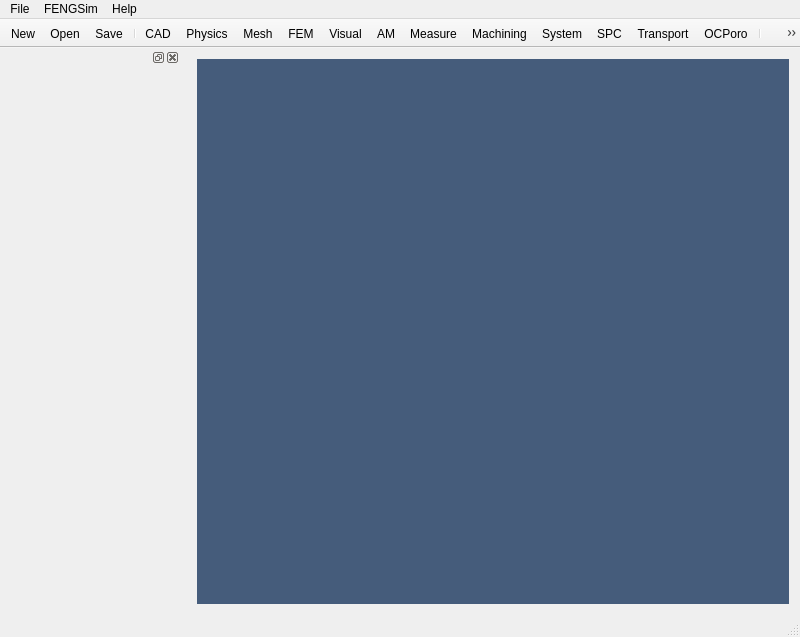
<?xml version="1.0" encoding="UTF-8"?>
<ui version="4.0">
 <class>MainWindow</class>
 <widget class="QMainWindow" name="MainWindow">
  <property name="geometry">
   <rect>
    <x>0</x>
    <y>0</y>
    <width>800</width>
    <height>637</height>
   </rect>
  </property>
  <property name="minimumSize">
   <size>
    <width>800</width>
    <height>637</height>
   </size>
  </property>
  <property name="font">
   <font>
    <pointsize>10</pointsize>
   </font>
  </property>
  <property name="windowTitle">
   <string>FENGSim</string>
  </property>
  <property name="windowIcon">
   <iconset resource="MainWindow.qrc">
    <normaloff>:/main_wind/figure/main_wind/Fengsim_logo_about.png</normaloff>:/main_wind/figure/main_wind/Fengsim_logo_about.png</iconset>
  </property>
  <property name="windowOpacity">
   <double>1.000000000000000</double>
  </property>
  <property name="styleSheet">
   <string notr="true">QWindow {height: 600; width: 800;}</string>
  </property>
  <widget class="OCCWidget" name="centralWidget">
   <property name="styleSheet">
    <string notr="true">margin: 0px;</string>
   </property>
   <layout class="QVBoxLayout" name="verticalLayout">
    <item>
     <widget class="QMdiArea" name="mdiArea">
      <property name="enabled">
       <bool>false</bool>
      </property>
      <property name="autoFillBackground">
       <bool>false</bool>
      </property>
      <property name="styleSheet">
       <string notr="true">margin: 0px; padding: 0px; background-color: rgb(69, 92, 123);</string>
      </property>
      <property name="lineWidth">
       <number>0</number>
      </property>
      <property name="background">
       <brush brushstyle="SolidPattern">
        <color alpha="255">
         <red>69</red>
         <green>92</green>
         <blue>123</blue>
        </color>
       </brush>
      </property>
     </widget>
    </item>
   </layout>
  </widget>
  <widget class="QMenuBar" name="menuBar">
   <property name="geometry">
    <rect>
     <x>0</x>
     <y>0</y>
     <width>800</width>
     <height>28</height>
    </rect>
   </property>
   <property name="sizePolicy">
    <sizepolicy hsizetype="Preferred" vsizetype="Preferred">
     <horstretch>0</horstretch>
     <verstretch>0</verstretch>
    </sizepolicy>
   </property>
   <property name="focusPolicy">
    <enum>Qt::NoFocus</enum>
   </property>
   <property name="autoFillBackground">
    <bool>true</bool>
   </property>
   <widget class="QMenu" name="menuFile">
    <property name="title">
     <string>File</string>
    </property>
    <addaction name="actionNew"/>
    <addaction name="actionOpen"/>
    <addaction name="actionSave"/>
   </widget>
   <widget class="QMenu" name="menuFENGSim">
    <property name="title">
     <string>FENGSim</string>
    </property>
    <widget class="QMenu" name="menuView">
     <property name="font">
      <font>
       <pointsize>10</pointsize>
      </font>
     </property>
     <property name="title">
      <string>View</string>
     </property>
     <property name="icon">
      <iconset resource="MainWindow.qrc">
       <normaloff>:/main_wind/figure/main_wind/direction.png</normaloff>:/main_wind/figure/main_wind/direction.png</iconset>
     </property>
     <addaction name="actionAxo"/>
     <addaction name="actionFront"/>
     <addaction name="actionBack"/>
     <addaction name="actionLeft"/>
     <addaction name="actionRight"/>
     <addaction name="actionTop"/>
     <addaction name="actionBottom"/>
     <addaction name="actionFit"/>
    </widget>
    <addaction name="actionCAD"/>
    <addaction name="actionPhysics"/>
    <addaction name="actionMesh"/>
    <addaction name="actionSolver"/>
    <addaction name="actionVisual"/>
    <addaction name="menuView"/>
    <addaction name="separator"/>
    <addaction name="actionAdditiveManufacturing"/>
    <addaction name="actionMeasure"/>
    <addaction name="actionMachining"/>
    <addaction name="actionSystem"/>
    <addaction name="actionSPC"/>
   </widget>
   <widget class="QMenu" name="menuAbout">
    <property name="title">
     <string>Help</string>
    </property>
    <addaction name="actionAbout"/>
   </widget>
   <addaction name="menuFile"/>
   <addaction name="menuFENGSim"/>
   <addaction name="menuAbout"/>
  </widget>
  <widget class="QStatusBar" name="statusBar"/>
  <widget class="QToolBar" name="toolBar">
   <property name="enabled">
    <bool>true</bool>
   </property>
   <property name="sizePolicy">
    <sizepolicy hsizetype="Fixed" vsizetype="Fixed">
     <horstretch>0</horstretch>
     <verstretch>0</verstretch>
    </sizepolicy>
   </property>
   <property name="contextMenuPolicy">
    <enum>Qt::DefaultContextMenu</enum>
   </property>
   <property name="windowTitle">
    <string>toolBar_3</string>
   </property>
   <property name="styleSheet">
    <string notr="true"/>
   </property>
   <property name="movable">
    <bool>false</bool>
   </property>
   <property name="allowedAreas">
    <set>Qt::TopToolBarArea</set>
   </property>
   <attribute name="toolBarArea">
    <enum>TopToolBarArea</enum>
   </attribute>
   <attribute name="toolBarBreak">
    <bool>false</bool>
   </attribute>
   <addaction name="actionNew"/>
   <addaction name="actionOpen"/>
   <addaction name="actionSave"/>
   <addaction name="separator"/>
   <addaction name="actionCAD"/>
   <addaction name="actionPhysics"/>
   <addaction name="actionMesh"/>
   <addaction name="actionSolver"/>
   <addaction name="actionVisual"/>
   <addaction name="actionAdditiveManufacturing"/>
   <addaction name="actionMeasure"/>
   <addaction name="actionMachining"/>
   <addaction name="actionSystem"/>
   <addaction name="actionSPC"/>
   <addaction name="actionTransport"/>
   <addaction name="actionOCPoro"/>
   <addaction name="separator"/>
   <addaction name="actionAbout"/>
   <addaction name="actionElbows"/>
   <addaction name="actionRiveting"/>
  </widget>
  <widget class="QDockWidget" name="dockWidget">
   <property name="minimumSize">
    <size>
     <width>180</width>
     <height>420</height>
    </size>
   </property>
   <property name="maximumSize">
    <size>
     <width>180</width>
     <height>420</height>
    </size>
   </property>
   <property name="font">
    <font>
     <pointsize>10</pointsize>
    </font>
   </property>
   <property name="floating">
    <bool>true</bool>
   </property>
   <property name="features">
    <set>QDockWidget::AllDockWidgetFeatures</set>
   </property>
   <property name="allowedAreas">
    <set>Qt::NoDockWidgetArea</set>
   </property>
   <attribute name="dockWidgetArea">
    <number>1</number>
   </attribute>
   <widget class="QWidget" name="dockWidgetContents">
    <property name="styleSheet">
     <string notr="true"/>
    </property>
    <layout class="QVBoxLayout" name="verticalLayout_2">
     <property name="spacing">
      <number>0</number>
     </property>
     <property name="sizeConstraint">
      <enum>QLayout::SetNoConstraint</enum>
     </property>
     <property name="leftMargin">
      <number>0</number>
     </property>
     <property name="topMargin">
      <number>0</number>
     </property>
     <property name="rightMargin">
      <number>0</number>
     </property>
     <property name="bottomMargin">
      <number>0</number>
     </property>
    </layout>
   </widget>
  </widget>
  <action name="actionCAD">
   <property name="checkable">
    <bool>true</bool>
   </property>
   <property name="enabled">
    <bool>true</bool>
   </property>
   <property name="icon">
    <iconset resource="MainWindow.qrc">
     <normaloff>:/main_wind/figure/main_wind/cad.png</normaloff>:/main_wind/figure/main_wind/cad.png</iconset>
   </property>
   <property name="text">
    <string>CAD</string>
   </property>
  </action>
  <action name="actionMesh">
   <property name="checkable">
    <bool>true</bool>
   </property>
   <property name="enabled">
    <bool>true</bool>
   </property>
   <property name="icon">
    <iconset resource="MainWindow.qrc">
     <normaloff>:/main_wind/figure/main_wind/mesh.png</normaloff>:/main_wind/figure/main_wind/mesh.png</iconset>
   </property>
   <property name="text">
    <string>Mesh</string>
   </property>
  </action>
  <action name="actionSolver">
   <property name="checkable">
    <bool>true</bool>
   </property>
   <property name="enabled">
    <bool>true</bool>
   </property>
   <property name="icon">
    <iconset resource="MainWindow.qrc">
     <normaloff>:/main_wind/figure/main_wind/fem.png</normaloff>:/main_wind/figure/main_wind/fem.png</iconset>
   </property>
   <property name="text">
    <string>FEM</string>
   </property>
  </action>
  <action name="actionVisual">
   <property name="checkable">
    <bool>true</bool>
   </property>
   <property name="enabled">
    <bool>true</bool>
   </property>
   <property name="icon">
    <iconset resource="MainWindow.qrc">
     <normaloff>:/main_wind/figure/main_wind/visual.png</normaloff>:/main_wind/figure/main_wind/visual.png</iconset>
   </property>
   <property name="text">
    <string>Visual</string>
   </property>
  </action>
  <action name="actionAbout">
   <property name="icon">
    <iconset resource="MainWindow.qrc">
     <normaloff>:/main_wind/figure/main_wind/Fengsim_logo_about.png</normaloff>:/main_wind/figure/main_wind/Fengsim_logo_about.png</iconset>
   </property>
   <property name="text">
    <string>About</string>
   </property>
  </action>
  <action name="actionSave">
   <property name="icon">
    <iconset resource="MainWindow.qrc">
     <normaloff>:/main_wind/figure/main_wind/save.png</normaloff>:/main_wind/figure/main_wind/save.png</iconset>
   </property>
   <property name="text">
    <string>Save</string>
   </property>
  </action>
  <action name="actionOpen">
   <property name="icon">
    <iconset resource="MainWindow.qrc">
     <normaloff>:/main_wind/figure/main_wind/open.png</normaloff>:/main_wind/figure/main_wind/open.png</iconset>
   </property>
   <property name="text">
    <string>Open</string>
   </property>
  </action>
  <action name="actionSPC">
   <property name="checkable">
    <bool>true</bool>
   </property>
   <property name="enabled">
    <bool>true</bool>
   </property>
   <property name="icon">
    <iconset resource="SPCWindow.qrc">
     <normaloff>:/new/prefix1/figure/spc_wind/spc.png</normaloff>:/new/prefix1/figure/spc_wind/spc.png</iconset>
   </property>
   <property name="text">
    <string>SPC</string>
   </property>
   <property name="toolTip">
    <string>Statistical Process Control</string>
   </property>
  </action>
  <action name="actionAxo">
   <property name="icon">
    <iconset resource="CADWindow.qrc">
     <normaloff>:/cad_wind/figure/cad_wind/axo.png</normaloff>:/cad_wind/figure/cad_wind/axo.png</iconset>
   </property>
   <property name="text">
    <string>Axo</string>
   </property>
   <property name="font">
    <font>
     <pointsize>10</pointsize>
    </font>
   </property>
  </action>
  <action name="actionFront">
   <property name="icon">
    <iconset resource="CADWindow.qrc">
     <normaloff>:/cad_wind/figure/cad_wind/front.png</normaloff>:/cad_wind/figure/cad_wind/front.png</iconset>
   </property>
   <property name="text">
    <string>Front</string>
   </property>
   <property name="font">
    <font>
     <pointsize>10</pointsize>
    </font>
   </property>
  </action>
  <action name="actionBack">
   <property name="icon">
    <iconset resource="CADWindow.qrc">
     <normaloff>:/cad_wind/figure/cad_wind/back.png</normaloff>:/cad_wind/figure/cad_wind/back.png</iconset>
   </property>
   <property name="text">
    <string>Back</string>
   </property>
   <property name="font">
    <font>
     <pointsize>10</pointsize>
    </font>
   </property>
  </action>
  <action name="actionLeft">
   <property name="icon">
    <iconset resource="CADWindow.qrc">
     <normaloff>:/cad_wind/figure/cad_wind/left.png</normaloff>:/cad_wind/figure/cad_wind/left.png</iconset>
   </property>
   <property name="text">
    <string>Left</string>
   </property>
   <property name="font">
    <font>
     <pointsize>10</pointsize>
    </font>
   </property>
  </action>
  <action name="actionRight">
   <property name="icon">
    <iconset resource="CADWindow.qrc">
     <normaloff>:/cad_wind/figure/cad_wind/right.png</normaloff>:/cad_wind/figure/cad_wind/right.png</iconset>
   </property>
   <property name="text">
    <string>Right</string>
   </property>
   <property name="font">
    <font>
     <pointsize>10</pointsize>
    </font>
   </property>
  </action>
  <action name="actionTop">
   <property name="icon">
    <iconset resource="CADWindow.qrc">
     <normaloff>:/cad_wind/figure/cad_wind/top.png</normaloff>:/cad_wind/figure/cad_wind/top.png</iconset>
   </property>
   <property name="text">
    <string>Top</string>
   </property>
   <property name="font">
    <font>
     <pointsize>10</pointsize>
    </font>
   </property>
  </action>
  <action name="actionBottom">
   <property name="icon">
    <iconset resource="CADWindow.qrc">
     <normaloff>:/cad_wind/figure/cad_wind/bottom.png</normaloff>:/cad_wind/figure/cad_wind/bottom.png</iconset>
   </property>
   <property name="text">
    <string>Bottom</string>
   </property>
   <property name="font">
    <font>
     <pointsize>10</pointsize>
    </font>
   </property>
  </action>
  <action name="actionFit">
   <property name="icon">
    <iconset resource="CADWindow.qrc">
     <normaloff>:/cad_wind/figure/cad_wind/fit.png</normaloff>:/cad_wind/figure/cad_wind/fit.png</iconset>
   </property>
   <property name="text">
    <string>Fit</string>
   </property>
   <property name="font">
    <font>
     <pointsize>10</pointsize>
    </font>
   </property>
  </action>
  <action name="actionNew">
   <property name="icon">
    <iconset resource="MainWindow.qrc">
     <normaloff>:/main_wind/figure/main_wind/new.png</normaloff>:/main_wind/figure/main_wind/new.png</iconset>
   </property>
   <property name="text">
    <string>New</string>
   </property>
  </action>
  <action name="actionMeasure">
   <property name="checkable">
    <bool>true</bool>
   </property>
   <property name="enabled">
    <bool>true</bool>
   </property>
   <property name="icon">
    <iconset resource="MeasureWidnow.qrc">
     <normaloff>:/new/measure/figure/measure_wind/measure.png</normaloff>:/new/measure/figure/measure_wind/measure.png</iconset>
   </property>
   <property name="text">
    <string>Measure</string>
   </property>
  </action>
  <action name="actionSystem">
   <property name="checkable">
    <bool>true</bool>
   </property>
   <property name="enabled">
    <bool>true</bool>
   </property>
   <property name="icon">
    <iconset resource="System.qrc">
     <normaloff>:/new/prefix1/figure/system_wind/system.png</normaloff>:/new/prefix1/figure/system_wind/system.png</iconset>
   </property>
   <property name="text">
    <string>System</string>
   </property>
  </action>
  <action name="actionAdditiveManufacturing">
   <property name="checkable">
    <bool>true</bool>
   </property>
   <property name="enabled">
    <bool>true</bool>
   </property>
   <property name="icon">
    <iconset resource="MeshWindow.qrc">
     <normaloff>:/new/prefix1/figure/mesh_wind/am.png</normaloff>:/new/prefix1/figure/mesh_wind/am.png</iconset>
   </property>
   <property name="text">
    <string>AM</string>
   </property>
   <property name="toolTip">
    <string>AM</string>
   </property>
  </action>
  <action name="actionViewRotationH">
   <property name="checkable">
    <bool>true</bool>
   </property>
   <property name="icon">
    <iconset resource="MainWindow.qrc">
     <normaloff>:/main_wind/figure/main_wind/viewrotationh.png</normaloff>:/main_wind/figure/main_wind/viewrotationh.png</iconset>
   </property>
   <property name="text">
    <string>Horizontal</string>
   </property>
   <property name="toolTip">
    <string>ViewRotationH</string>
   </property>
  </action>
  <action name="actionViewRotationV">
   <property name="checkable">
    <bool>true</bool>
   </property>
   <property name="icon">
    <iconset resource="MainWindow.qrc">
     <normaloff>:/main_wind/figure/main_wind/viewrotationv.png</normaloff>:/main_wind/figure/main_wind/viewrotationv.png</iconset>
   </property>
   <property name="text">
    <string> Vertical</string>
   </property>
  </action>
  <action name="actionMachining">
   <property name="checkable">
    <bool>true</bool>
   </property>
   <property name="enabled">
    <bool>true</bool>
   </property>
   <property name="icon">
    <iconset resource="Machining/machining.qrc">
     <normaloff>:/figure/machining/machining.png</normaloff>:/figure/machining/machining.png</iconset>
   </property>
   <property name="text">
    <string>Machining</string>
   </property>
  </action>
  <action name="actionTransport">
   <property name="checkable">
    <bool>true</bool>
   </property>
   <property name="icon">
    <iconset resource="TransportWindow.qrc">
     <normaloff>:/new/prefix1/figure/transport_wind/nuclear.png</normaloff>:/new/prefix1/figure/transport_wind/nuclear.png</iconset>
   </property>
   <property name="text">
    <string>Transport</string>
   </property>
  </action>
  <action name="actionPhysics">
   <property name="checkable">
    <bool>true</bool>
   </property>
   <property name="icon">
    <iconset resource="MainWindow.qrc">
     <normaloff>:/main_wind/figure/main_wind/physics.png</normaloff>:/main_wind/figure/main_wind/physics.png</iconset>
   </property>
   <property name="text">
    <string>Physics</string>
   </property>
   <property name="toolTip">
    <string>Physics</string>
   </property>
  </action>
  <action name="actionOCPoro">
   <property name="checkable">
    <bool>true</bool>
   </property>
   <property name="icon">
    <iconset resource="OCPoro.qrc">
     <normaloff>:/figure/ocporo_wind/poro.png</normaloff>:/figure/ocporo_wind/poro.png</iconset>
   </property>
   <property name="text">
    <string>OCPoro</string>
   </property>
  </action>
  <action name="actionElbows">
   <property name="checkable">
    <bool>true</bool>
   </property>
   <property name="enabled">
    <bool>true</bool>
   </property>
   <property name="icon">
    <iconset resource="CADWindow.qrc">
     <normaloff>:/cad_wind/figure/cad_wind/pipe.png</normaloff>:/cad_wind/figure/cad_wind/pipe.png</iconset>
   </property>
   <property name="text">
    <string>Elbows</string>
   </property>
   <property name="toolTip">
    <string>Elbows</string>
   </property>
  </action>
  <action name="actionRiveting">
   <property name="checkable">
    <bool>true</bool>
   </property>
   <property name="enabled">
    <bool>true</bool>
   </property>
   <property name="icon">
    <iconset resource="CADWindow.qrc">
     <normaloff>:/cad_wind/figure/cad_wind/rivet.png</normaloff>:/cad_wind/figure/cad_wind/rivet.png</iconset>
   </property>
   <property name="text">
    <string>Riveting</string>
   </property>
   <property name="toolTip">
    <string>Riveting</string>
   </property>
  </action>
  <zorder>dockWidget</zorder>
 </widget>
 <layoutdefault spacing="6" margin="11"/>
 <customwidgets>
  <customwidget>
   <class>OCCWidget</class>
   <extends>QWidget</extends>
   <header>CAD/OCCWidget.h</header>
   <container>1</container>
  </customwidget>
 </customwidgets>
 <resources>
  <include location="MeshWindow.qrc"/>
  <include location="OCPoro.qrc"/>
  <include location="Machining/machining.qrc"/>
  <include location="MeasureWidnow.qrc"/>
  <include location="TransportWindow.qrc"/>
  <include location="MainWindow.qrc"/>
  <include location="CADWindow.qrc"/>
  <include location="System.qrc"/>
  <include location="SPCWindow.qrc"/>
 </resources>
 <connections/>
</ui>
